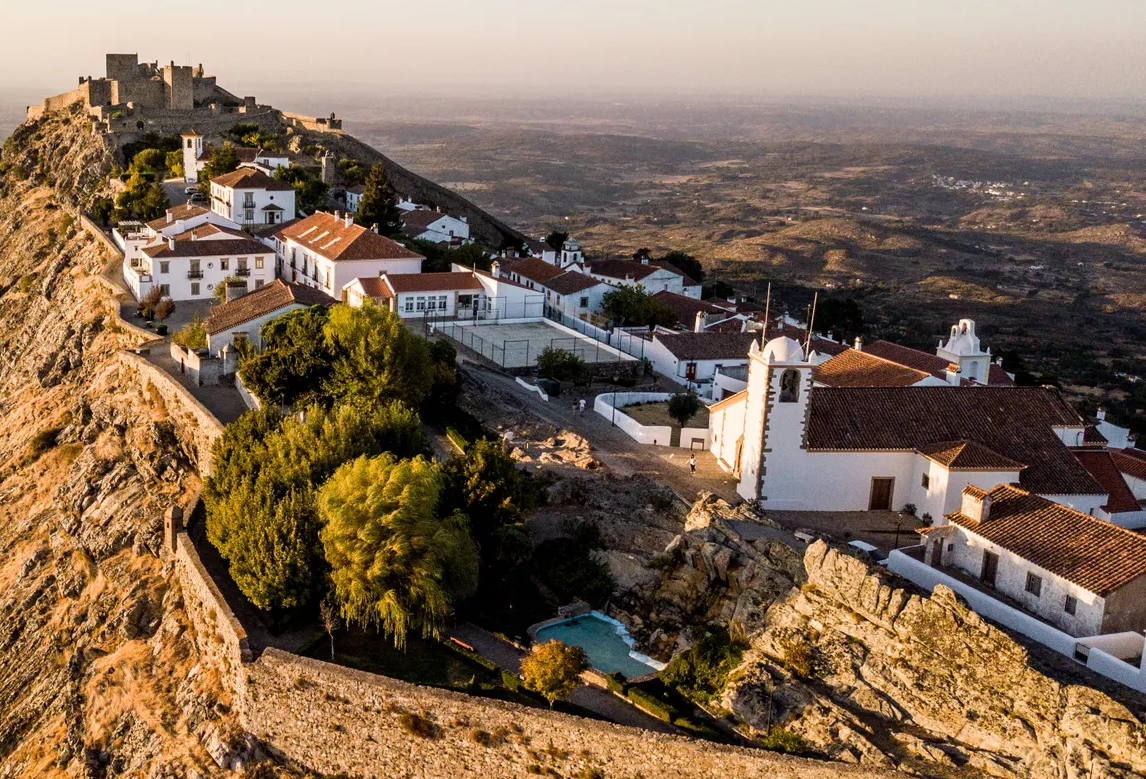
#> input picture Parte08/images/marvao/2.png, 1146 x 779 px, found by its file name
$ python produce_images.py
#> lines starting #> are read from the running program, lines starting #| are printed output that depends on the picture
#!/usr/bin/env python3
# --------------------------------------------------
# Fábio Sousa.
# SAVI, December 2022.
# --------------------------------------------------

from copy import deepcopy
from random import randint
from turtle import color

import cv2
import numpy as np


def main():

    # ------------------------------------------
    # Initialization
    # ------------------------------------------

    # Two images, query (q) and target (t)
    q_path = '../images/machu_pichu/2.png'
    q_image = cv2.imread(q_path)
#> q_image is the input picture: shape (779, 1146, 3); mean B, G, R 83, 104.3, 126.1
    q_gui = deepcopy(q_image)
    q_gray = cv2.cvtColor(q_image,cv2.COLOR_BGR2GRAY)
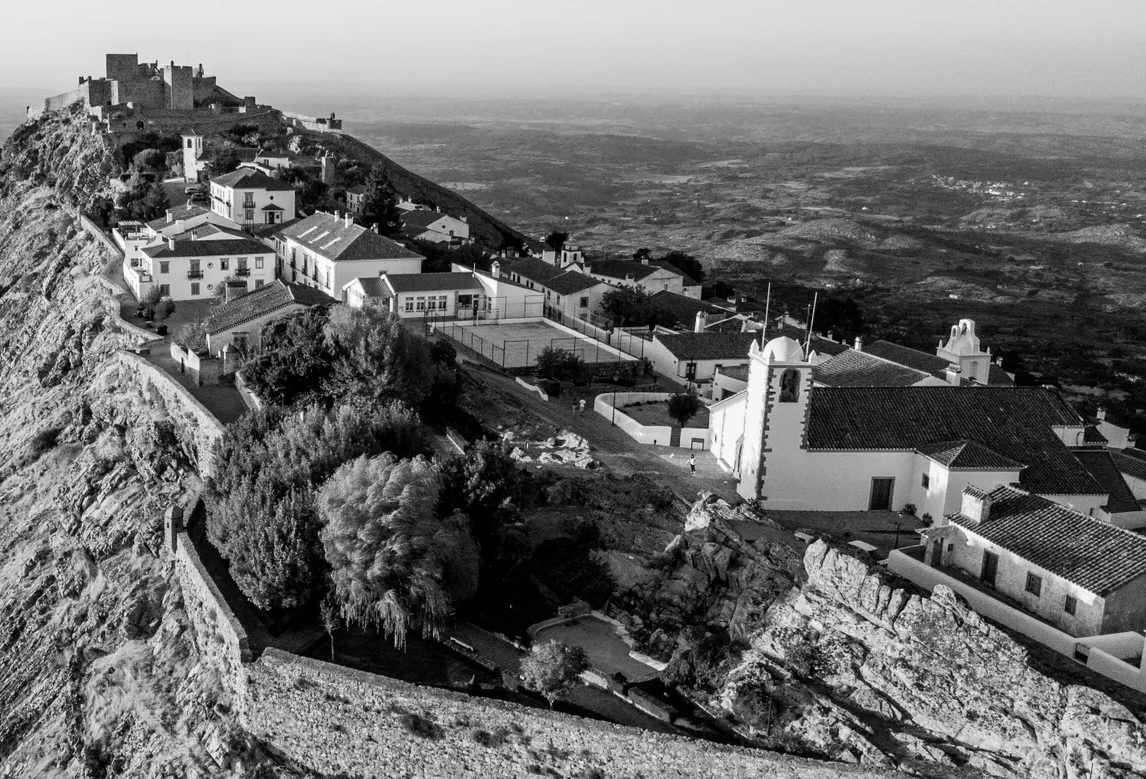
#> q_gray: shape (779, 1146); min 0, max 255, mean 108.4
    q_win_name = 'Query Image'

    t_path = '../images/machu_pichu/1.png'
    t_image = cv2.imread(t_path)
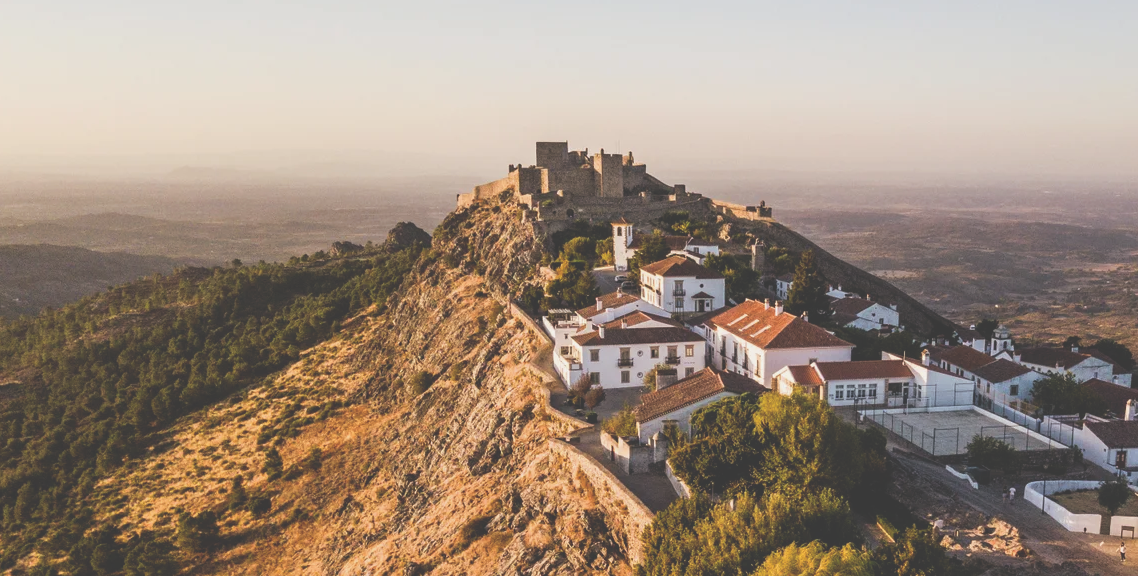
#> input picture Parte08/images/marvao/1.png, 1138 x 576 px, found by its file name
#> t_image is the input picture: shape (576, 1138, 3); mean B, G, R 124.3, 138.9, 156
    t_gui = deepcopy(t_image)
    t_gray = cv2.cvtColor(t_image,cv2.COLOR_BGR2GRAY)
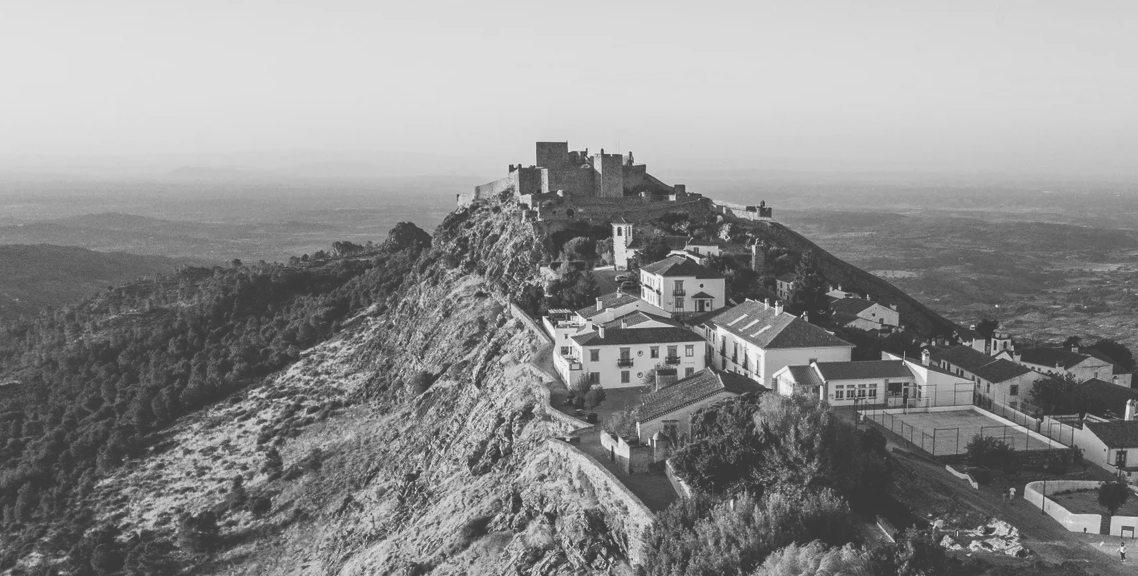
#> t_gray: shape (576, 1138); min 57, max 242, mean 142.3
    t_win_name = 'Target Image'

    # ------------------------------------------
    # Execution
    # ------------------------------------------

    # Create sift detection object
    sift = cv2.SIFT_create(nfeatures=200)

    # Detect keypoints in both images
    q_key_points, q_des = sift.detectAndCompute(q_gray,None) # SIFT features
#> q_key_points = 200 keypoints; strongest (x, y, size): (271, 198, 2.3), (857, 339, 2.6), (317, 211, 2), (655, 441, 1.9)
    t_key_points, t_des = sift.detectAndCompute(t_gray,None) # SIFT features
#> t_key_points = 201 keypoints; strongest (x, y, size): (747, 299, 1.8), (776, 303, 1.8), (672, 198, 4.4), (602, 150, 2.1)

    # Match features (FLANN based matching)
    index_params = dict(algorithm = 1, trees = 15)
    search_params = dict(checks = 50)
    flann = cv2.FlannBasedMatcher(index_params, search_params)
    best_two_matches = flann.knnMatch(q_des, t_des,k=2)
#> best_two_matches = 200 matches

    # Create a list containing only the best matches, and use David Lowe's ratio test to compute the uniqueness of a match
    matches = []
    for best_two_match in best_two_matches:
        best_match = best_two_match[0]
        second_best_match = best_two_match[1]

        # David Lowe's test
        if  best_match.distance < 0.3 * second_best_match.distance:
            matches.append(best_match)
#> after the loop, matches = 71 matches

    #? Compute homography
    # First we need to create the np.arrays of size (n_pts, 1, 2) for each image to feed into the find homography

    num_pts = len(matches)
#> num_pts = 71
    q_pts_array = np.ndarray((num_pts, 1, 2), dtype=np.float32) # create a np array of the query points to feed find homography
#> q_pts_array = 71 rows, first 8: [-2.99e+14, 3.08e-41], [0, 0], [0, 0], [2.94e-44, 0], [9.25e-40, nan], [2.7e-29, 9.82e-32], [6.61e-30, 1.54e-36], [1.06e-34, nan]
    t_pts_array = np.ndarray((num_pts, 1, 2), dtype=np.float32) # create a np array of the target points to feed find homography
#> t_pts_array = 71 rows, first 8: [-2.99e+14, 3.08e-41], [0, 0], [0, 0], [2.94e-44, 0], [1.54e-33, 1.06e-28], [2.85e-32, 1.68e-36], [1.67e-27, nan], [4.53e-31, -1.91e+38]

    for idx_match, match in enumerate(matches):

        q_idx = match.queryIdx
        q_x = q_key_points[q_idx].pt[0]
        q_y = q_key_points[q_idx].pt[1]
        q_pts_array[idx_match, 0, 0] = q_x
        q_pts_array[idx_match, 0, 1] = q_y

        t_idx = match.trainIdx
        t_x = t_key_points[t_idx].pt[0]
        t_y = t_key_points[t_idx].pt[1]
        t_pts_array[idx_match, 0, 0] = t_x
        t_pts_array[idx_match, 0, 1] = t_y
#> this loop made 71 passes
#> (q_idx, q_x, q_y, t_idx, t_x, t_y) on passes 1 to 12: (0, 697.6, 319.4, 18, 1127.6, 407.5), (1, 564.8, 260.5, 88, 994.8, 348.4), (2, 223.6, 266.3, 31, 653.9, 354.4), (3, 223.6, 266.3, 32, 653.9, 354.4), (8, 383.2, 276.5, 104, 813.2, 364.5), (9, 383.2, 276.5, 110, 813.2, 364.5), (10, 271.5, 197.6, 169, 701.4, 285.6), (15, 304.4, 271.7, 125, 734.4, 359.6), (17, 565, 254.1, 81, 995, 342.2), (19, 462.8, 269.1, 94, 892.8, 357.2), (20, 271.5, 197.6, 165, 701.4, 285.6), (21, 271.5, 197.6, 164, 701.4, 285.6)
#> after the loop, q_pts_array = 71 rows, first 8: [697.6, 319.4], [564.8, 260.5], [223.6, 266.3], [223.6, 266.3], [383.2, 276.5], [383.2, 276.5], [271.5, 197.6], [304.4, 271.7]; t_pts_array = 71 rows, first 8: [1127.6, 407.5], [994.8, 348.4], [653.9, 354.4], [653.9, 354.4], [813.2, 364.5], [813.2, 364.5], [701.4, 285.6], [734.4, 359.6]

    M, _ = cv2.findHomography(q_pts_array, t_pts_array ,cv2.RANSAC)
#> M = [[1, 0.000201, 429.9], [0.00019, 1, 87.97], [6.18e-07, 7.64e-08, 1]]

    # Warp q image to move it to the t image coordinate frame
    t_h, t_w, _ = t_image.shape
#> t_h = 576; t_w = 1138

    # When q_image is inside t_image
    stitched_image_h = t_h
#> stitched_image_h = 576
    stitched_image_w = t_w
#> stitched_image_w = 1138

    q_image_warped = cv2.warpPerspective(q_image, M,(stitched_image_w, stitched_image_h))
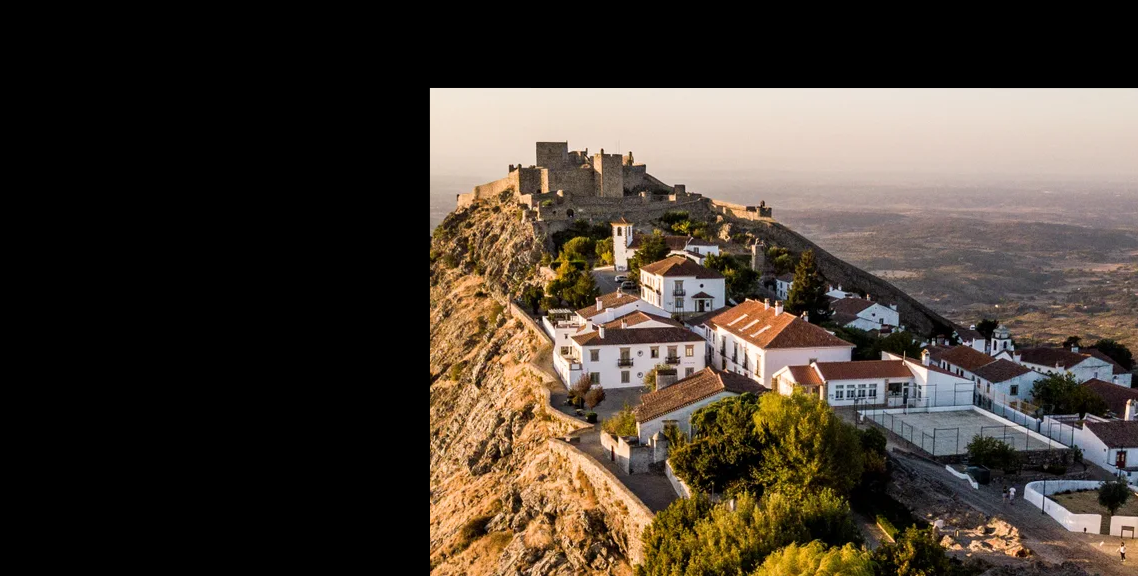
#> q_image_warped: shape (576, 1138, 3); mean B, G, R 51.2, 61.3, 71.4
    q_image_warped = q_image_warped[:,:,0:3] # remove fourth channel

    # ------------------------------------------
    # Visualization ----------------------------
    # ------------------------------------------

    cv2.namedWindow('Query Image Warped', cv2.WINDOW_NORMAL)
    cv2.resizeWindow('Query Image Warped', 600, 400)
    cv2.imshow('Query Image Warped', q_image_warped)
    cv2.imwrite('../images/machu_pichu/query_warped.png', q_image_warped)

    cv2.namedWindow('Target Image', cv2.WINDOW_NORMAL)
    cv2.resizeWindow('Target Image', 600, 400)
    cv2.imshow('Target Image', t_image)
    cv2.imwrite('../images/machu_pichu/target.png', t_image)

    cv2.waitKey(0)

    # ------------------------------------------
    # Termination
    # ------------------------------------------

if __name__ == "__main__":
    main()
